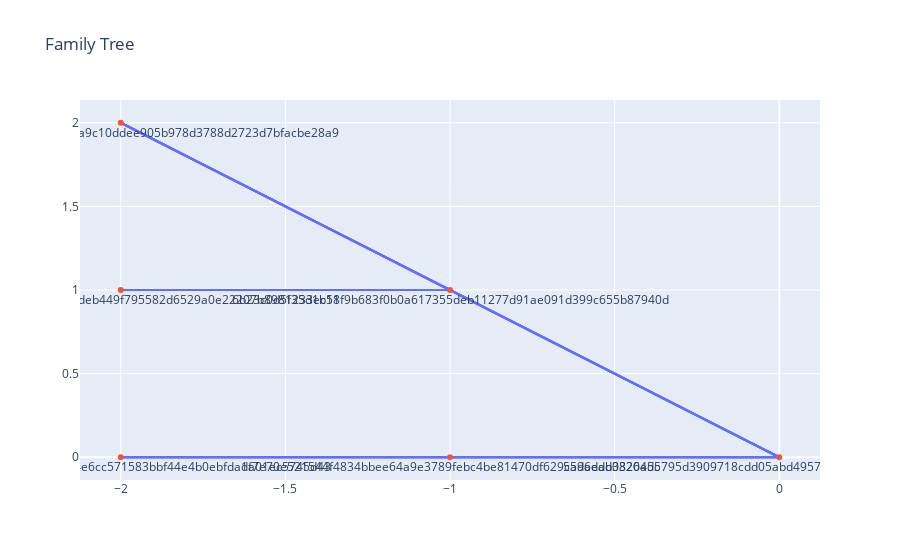

Source (notebook cell):
### Code cell
a = Family(sha_256('A'))
b = Family(sha_256('B'))
c = Family(sha_256('C'))
d = Family(sha_256('D'))
e = Family(sha_256('E'))
f = Family(sha_256('F'))

# Set up the> relationships
a.add_child(b)
a.add_child(c)
b.add_child(d)
c.add_child(e)
c.add_child(f)

# Assuming we are giving a father or mother attribute but we'll go with father for simplicity
b.add_father(a)
c.add_father(a)
d.add_father(b)
e.add_father(c)
f.add_father(c)
print(e.far_relation(f)) # done 
print(a.size()) # done
# print(b.delete()) # done 
print(a.is_child(c)) #done
print(e.is_siblings(f)) # done 
print(a.max_width_and_values()) # done
print(a.farest()) #done
print(b.is_related(c)) # done 
print(a.visualize_family_tree())

### Figure 1 — Plotly figure (JSON) as saved in the notebook; plotly's stock layout.template omitted (floating-point values rounded to 4 significant figures)
{"data": [{"mode": "lines", "type": "scatter", "x": [0, -1, null, 0, -1, null, 0, -1, null, 0, -1, null, 0, -1, null, -1, -2, null, -1, -2, null, 0, -1, null, -1, -2, null, -1, -2, null, 0, -1, null, -1, -2, null, -1, -2, null, -1, -2, null, -1, -2, null, 0, -1, null, -1, -2, null, -1, -2, null, -1, -2, null, -1, -2, null], "y": [0, 0, null, 0, 0, null, 0, 1, null, 0, 1, null, 0, 0, null, 0, 0, null, 0, 0, null, 0, 0, null, 0, 0, null, 0, 0, null, 0, 1, null, 1, 1, null, 1, 1, null, 1, 2, null, 1, 2, null, 0, 1, null, 1, 1, null, 1, 1, null, 1, 2, null, 1, 2, null]}, {"mode": "markers+text", "text": ["559aead08264d5795d3909718cdd05abd49572e84fe55590eef31a88a08fdffd", "df7e70e521544f4834bbee64a9e3789febc4be81470df629cad6ddb3320a5c", "3f39d5c348e5b79d6e842c114e6cc571583bbf44e4b0ebfda1a01ec5745d43", "6b23c0d5f35d1b11f9b683f0b0a617355deb11277d91ae091d399c655b87940d", "a9f51566bd6705f7ea6ad54bb9deb449f795582d6529a0e22207b8981233ec58", "f67ab10ad4e4c53121b6a5fe4da9c10ddee905b978d3788d2723d7bfacbe28a9"], "textposition": "bottom center", "type": "scatter", "x": [0, -1, -2, -1, -2, -2], "y": [0, 0, 0, 1, 1, 2]}], "layout": {"hovermode": "closest", "showlegend": false, "title": {"text": "Family Tree"}}}
